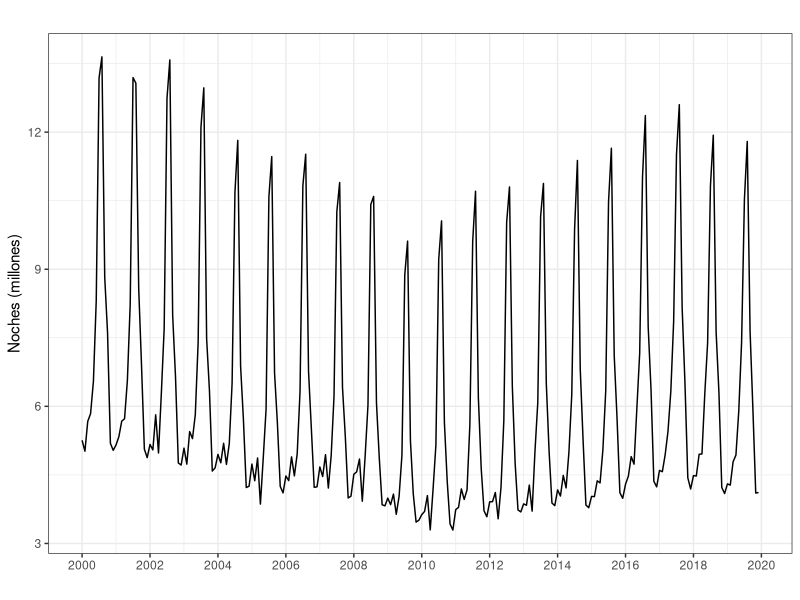
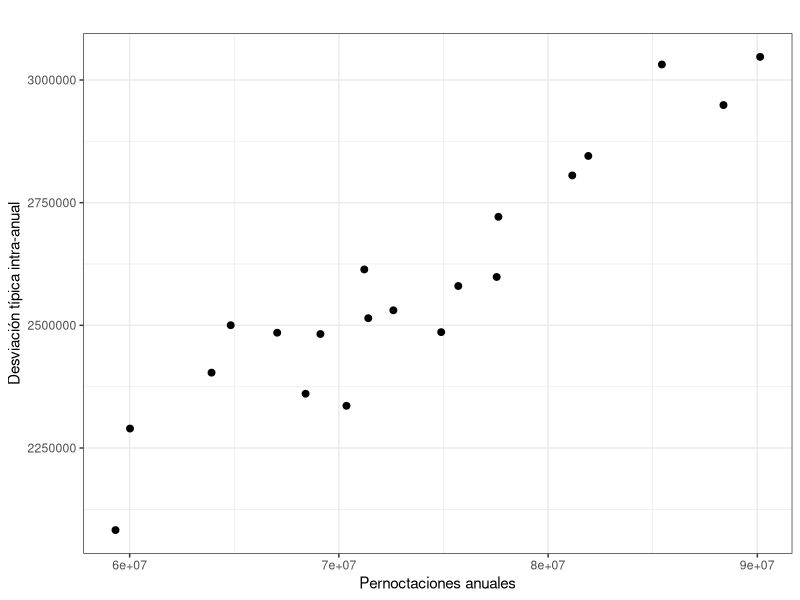
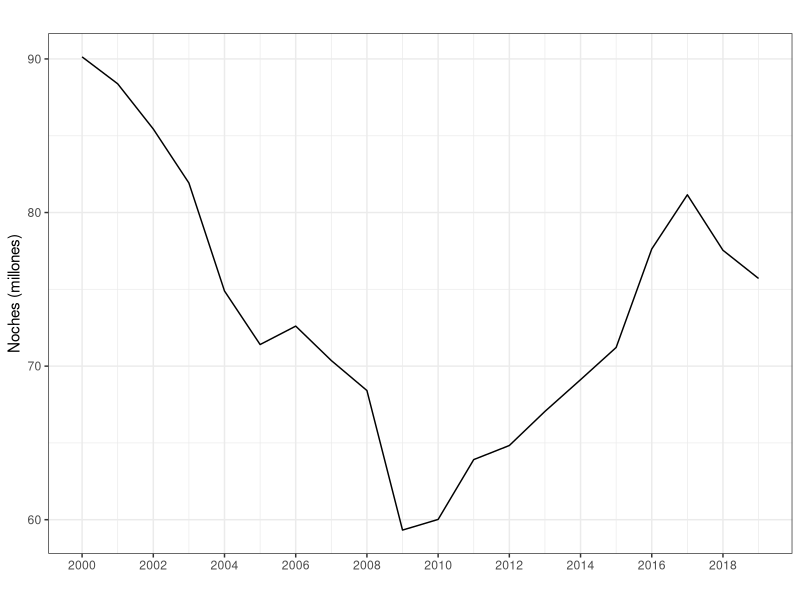
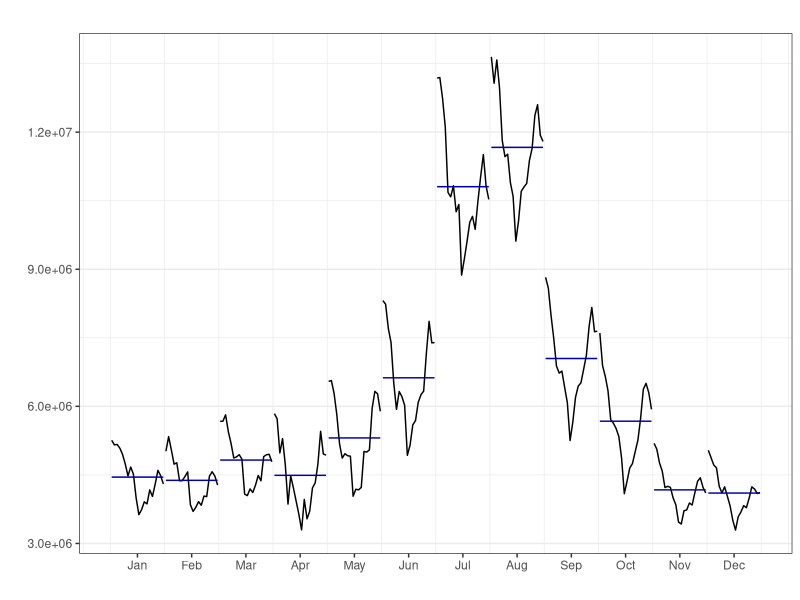
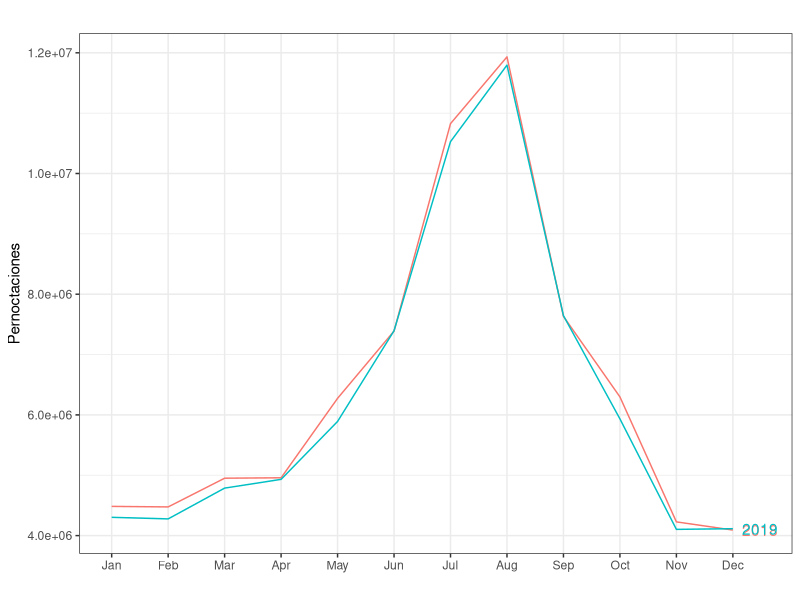
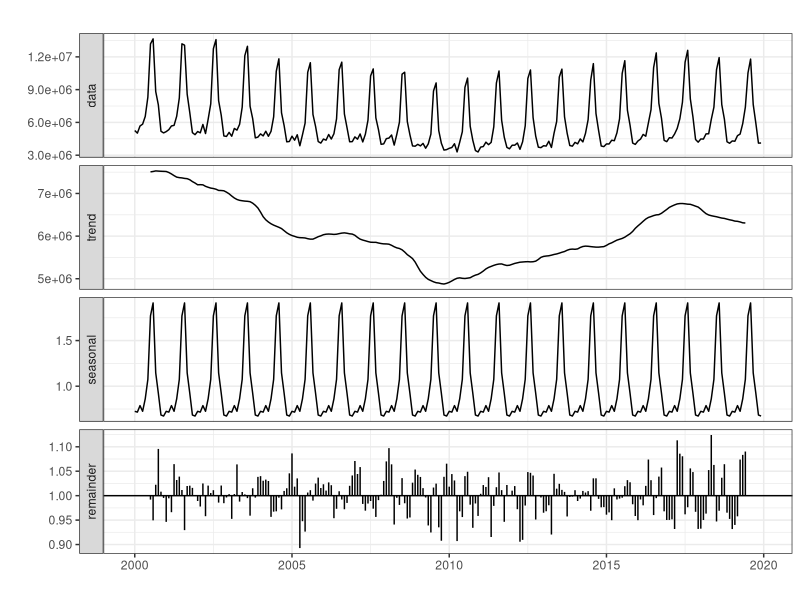
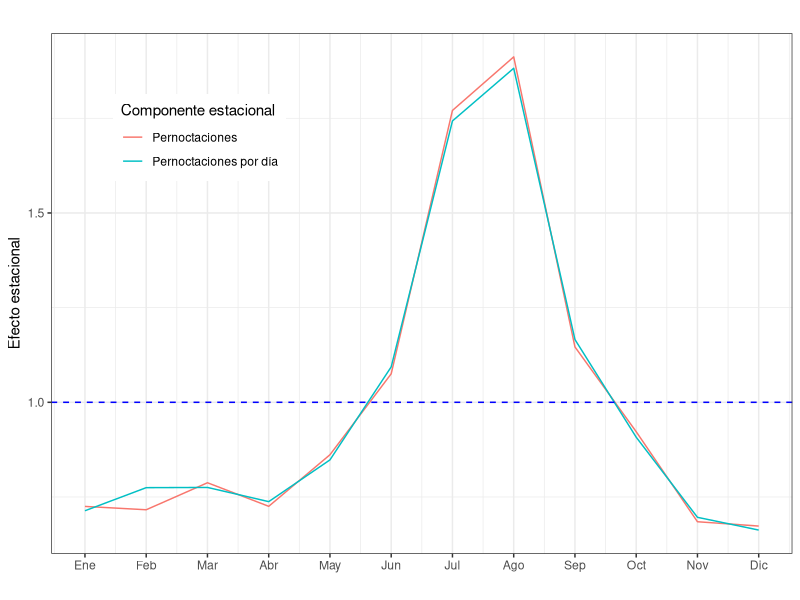
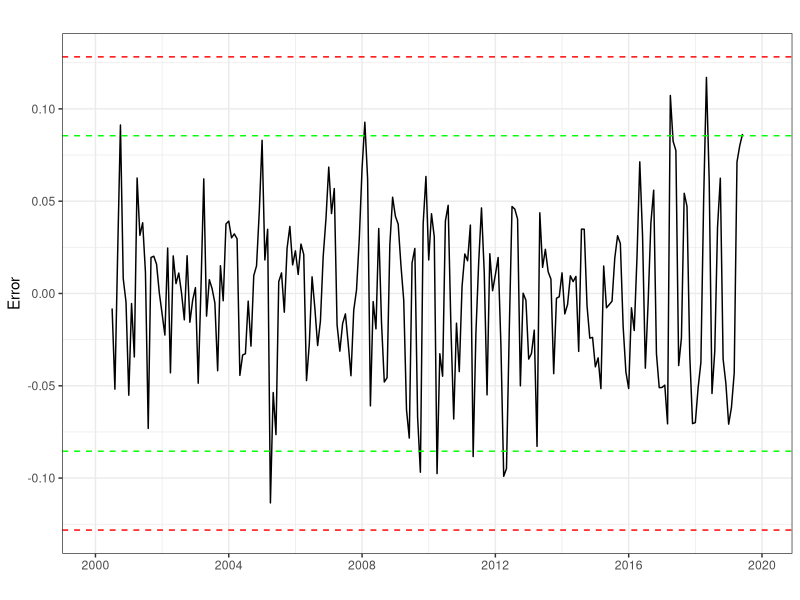

These charts were generated, in order, by the following R code:
#----------------------------------------------------------
# CODIGO EJEMPLO 2
#----------------------------------------------------------
#
#
#
#----------------------------------------------------------
# Librerias
library(forecast)
library(ggplot2); theme_set(theme_bw())
#----------------------------------------------------------
#
#
#
#----------------------------------------------------------
# Importamos Pernoctaciones
#----------------------------------------------------------
Pernoctaciones <- read.csv2("./series/Pernoctaciones.csv", 
                            header = TRUE)

Pernoctaciones <- ts(Pernoctaciones[,2], 
                     start = 2000, 
                     freq = 12)

autoplot(Pernoctaciones/1000000,
         xlab = "",
         ylab = "Noches (millones)",
         main = "") +
  scale_x_continuous(breaks= seq(2000, 2022, 2))  
#----------------------------------------------------------
#
#
#
#----------------------------------------------------------
# Esquema
#----------------------------------------------------------
CasosAnual <- aggregate(window(Pernoctaciones, end = c(2019, 12)), FUN = sum)
DesviacionAnual <- aggregate(window(Pernoctaciones, end = c(2019, 12)), FUN = sd)

ggplot() +
  geom_point(aes(x = CasosAnual, y = DesviacionAnual), size = 2) +
  xlab("Pernoctaciones anuales") + 
  ylab("Desviación típica intra-anual") + 
  ggtitle("") 
#----------------------------------------------------------
#
#
#
#----------------------------------------------------------
# Componentes
#----------------------------------------------------------
# Tendencia
autoplot(aggregate(Pernoctaciones, FUN = sum)/1000000,
         xlab = "",
         ylab = "Noches (millones)",
         main = "") +
  scale_x_continuous(breaks= seq(2000, 2022, 2)) 

# Estacionalidad
ggmonthplot(Pernoctaciones, 
            xlab = "",
            ylab = "",
            main = "") +
  guides(colour=FALSE)

# Efecto Covid-19
ggseasonplot(window(Pernoctaciones, start = c(2018, 1)),
             year.labels=TRUE, 
             xlab = "",
             ylab = "Pernoctaciones",
             main = "") +
  guides(colour=FALSE)
#----------------------------------------------------------
#
#
#
#----------------------------------------------------------
# Descomposicion
#----------------------------------------------------------
PernoctacionesDesMul <- decompose(window(Pernoctaciones, end = c(2019, 12)),
                                  type = "mult")

autoplot(PernoctacionesDesMul,
         xlab = "",
         main = "")

PernoctacionesDesMul$figure

PernoctacionesDiaDesMul <- decompose(window(Pernoctaciones/monthdays(Pernoctaciones), end = c(2019, 12)), 
                                     type = "mult")

ggplot() +
  geom_line(aes(x = 1:12, y = PernoctacionesDesMul$figure, colour = "black")) + 
  geom_line(aes(x = 1:12, y = PernoctacionesDiaDesMul$figure, colour = "red")) + 
  geom_hline(yintercept = 1, colour = "blue", lty = 2) +
  ggtitle("") +
  xlab("") +
  ylab("Efecto estacional") +
  scale_x_continuous(breaks= 1:12, 
                     labels = c("Ene", "Feb", "Mar", "Abr", "May", "Jun", 
                                "Jul", "Ago", "Sep", "Oct", "Nov", "Dic")) +
  scale_color_discrete(name = "Componente estacional", 
                       labels = c("Pernoctaciones", "Pernoctaciones por día")) +
  theme(legend.position=c(0.2,0.8))
#----------------------------------------------------------
#
#
#
#----------------------------------------------------------
# Analisis del error
#----------------------------------------------------------
error <- log(remainder(PernoctacionesDesMul))

sderror <- sd(error, na.rm = TRUE)

autoplot(error,
         xlab = "",
         ylab = "Error",
         main = "",
         colour = "black") +
  geom_hline(yintercept = c(3, 2, -2, -3)*sderror, 
             colour = c("red", "green", "green", "red"),
             lty = 2) + 
  scale_x_continuous(breaks= seq(1980, 2020, 4)) 
